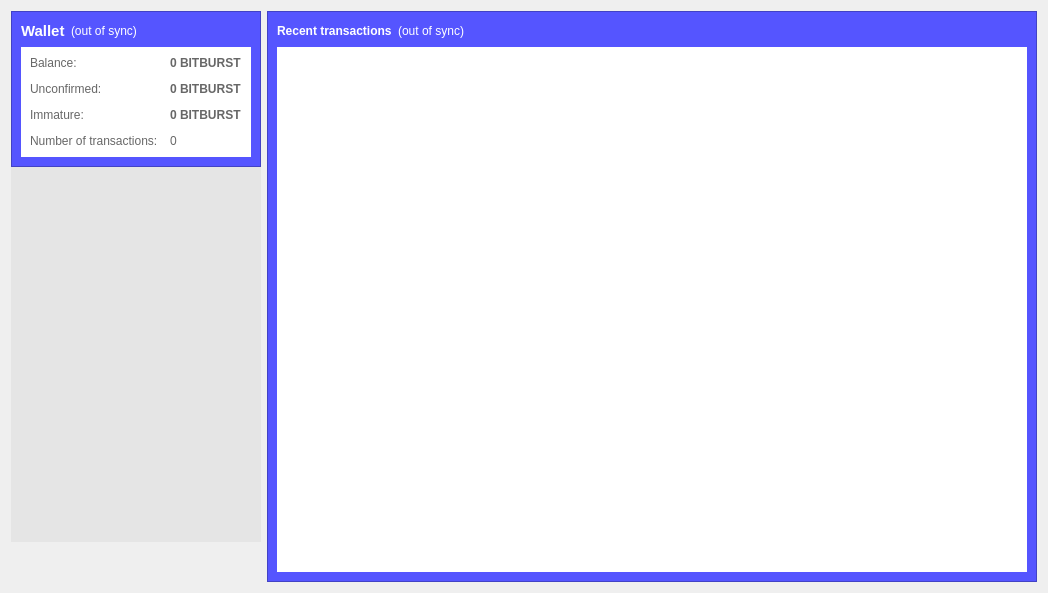
<?xml version="1.0" encoding="UTF-8"?>
<ui version="4.0">
 <class>OverviewPage</class>
 <widget class="QWidget" name="OverviewPage">
  <property name="geometry">
   <rect>
    <x>0</x>
    <y>0</y>
    <width>1048</width>
    <height>593</height>
   </rect>
  </property>
  <property name="windowTitle">
   <string>Form</string>
  </property>
  <property name="autoFillBackground">
   <bool>false</bool>
  </property>
  <property name="styleSheet">
   <string notr="true"/>
  </property>
  <layout class="QHBoxLayout" name="horizontalLayout" stretch="0,1">
   <item>
    <layout class="QVBoxLayout" name="verticalLayout_2">
     <property name="spacing">
      <number>0</number>
     </property>
     <item>
      <widget class="QFrame" name="frame_3">
       <property name="frameShape">
        <enum>QFrame::StyledPanel</enum>
       </property>
       <property name="frameShadow">
        <enum>QFrame::Raised</enum>
       </property>
      </widget>
     </item>
     <item>
      <widget class="QFrame" name="frame">
       <property name="sizePolicy">
        <sizepolicy hsizetype="Expanding" vsizetype="Expanding">
         <horstretch>0</horstretch>
         <verstretch>0</verstretch>
        </sizepolicy>
       </property>
       <property name="styleSheet">
        <string notr="true">background-color:rgb(85, 85, 255)</string>
       </property>
       <property name="frameShape">
        <enum>QFrame::StyledPanel</enum>
       </property>
       <property name="frameShadow">
        <enum>QFrame::Raised</enum>
       </property>
       <layout class="QVBoxLayout" name="verticalLayout_4">
        <item>
         <layout class="QHBoxLayout" name="horizontalLayout_4">
          <item>
           <widget class="QLabel" name="label_5">
            <property name="font">
             <font>
              <pointsize>11</pointsize>
              <weight>75</weight>
              <bold>true</bold>
             </font>
            </property>
            <property name="styleSheet">
             <string notr="true">background-color: none;
color: rgb(255, 255, 255);</string>
            </property>
            <property name="text">
             <string>Wallet</string>
            </property>
           </widget>
          </item>
          <item>
           <widget class="QLabel" name="labelWalletStatus">
            <property name="toolTip">
             <string>The displayed information may be out of date. Your wallet automatically synchronizes with the BITBURST network after a connection is established, but this process has not completed yet.</string>
            </property>
            <property name="styleSheet">
             <string notr="true">background-color: none;
color: rgb(255, 255, 255);</string>
            </property>
            <property name="text">
             <string notr="true">(out of sync)</string>
            </property>
            <property name="alignment">
             <set>Qt::AlignLeading|Qt::AlignLeft|Qt::AlignVCenter</set>
            </property>
           </widget>
          </item>
          <item>
           <spacer name="horizontalSpacer_2">
            <property name="orientation">
             <enum>Qt::Horizontal</enum>
            </property>
            <property name="sizeHint" stdset="0">
             <size>
              <width>40</width>
              <height>20</height>
             </size>
            </property>
           </spacer>
          </item>
         </layout>
        </item>
        <item>
         <widget class="QFrame" name="frame">
          <property name="styleSheet">
           <string notr="true">background-color: rgb(255, 255, 255);</string>
          </property>
          <layout class="QFormLayout" name="formLayout_2">
           <property name="fieldGrowthPolicy">
            <enum>QFormLayout::AllNonFixedFieldsGrow</enum>
           </property>
           <property name="horizontalSpacing">
            <number>12</number>
           </property>
           <property name="verticalSpacing">
            <number>12</number>
           </property>
           <item row="0" column="0">
            <widget class="QLabel" name="label">
             <property name="styleSheet">
              <string notr="true">background-color: none;
color: rgb(103, 103, 103);</string>
             </property>
             <property name="text">
              <string>Balance:</string>
             </property>
            </widget>
           </item>
           <item row="0" column="1">
            <widget class="QLabel" name="labelBalance">
             <property name="font">
              <font>
               <weight>75</weight>
               <bold>true</bold>
              </font>
             </property>
             <property name="cursor">
              <cursorShape>IBeamCursor</cursorShape>
             </property>
             <property name="toolTip">
              <string>Your current balance</string>
             </property>
             <property name="styleSheet">
              <string notr="true">background-color: none;
color: rgb(103, 103, 103);</string>
             </property>
             <property name="text">
              <string notr="true">0 BITBURST</string>
             </property>
             <property name="textInteractionFlags">
              <set>Qt::LinksAccessibleByMouse|Qt::TextSelectableByKeyboard|Qt::TextSelectableByMouse</set>
             </property>
            </widget>
           </item>
           <item row="1" column="0">
            <widget class="QLabel" name="label_3">
             <property name="styleSheet">
              <string notr="true">background-color: none;
color: rgb(103, 103, 103);</string>
             </property>
             <property name="text">
              <string>Unconfirmed:</string>
             </property>
            </widget>
           </item>
           <item row="1" column="1">
            <widget class="QLabel" name="labelUnconfirmed">
             <property name="font">
              <font>
               <weight>75</weight>
               <bold>true</bold>
              </font>
             </property>
             <property name="cursor">
              <cursorShape>IBeamCursor</cursorShape>
             </property>
             <property name="toolTip">
              <string>Total of transactions that have yet to be confirmed, and do not yet count toward the current balance</string>
             </property>
             <property name="styleSheet">
              <string notr="true">background-color: none;
color: rgb(103, 103, 103);</string>
             </property>
             <property name="text">
              <string notr="true">0 BITBURST</string>
             </property>
             <property name="textInteractionFlags">
              <set>Qt::LinksAccessibleByMouse|Qt::TextSelectableByKeyboard|Qt::TextSelectableByMouse</set>
             </property>
            </widget>
           </item>
           <item row="3" column="0">
            <widget class="QLabel" name="label_2">
             <property name="styleSheet">
              <string notr="true">background-color: none;
color: rgb(103, 103, 103);</string>
             </property>
             <property name="text">
              <string>Number of transactions:</string>
             </property>
            </widget>
           </item>
           <item row="3" column="1">
            <widget class="QLabel" name="labelNumTransactions">
             <property name="toolTip">
              <string>Total number of transactions in wallet</string>
             </property>
             <property name="styleSheet">
              <string notr="true">background-color: none;
color: rgb(103, 103, 103);</string>
             </property>
             <property name="text">
              <string notr="true">0</string>
             </property>
            </widget>
           </item>
           <item row="2" column="0">
            <widget class="QLabel" name="labelImmatureText">
             <property name="styleSheet">
              <string notr="true">background-color: none;
color: rgb(103, 103, 103);</string>
             </property>
             <property name="text">
              <string>Immature:</string>
             </property>
            </widget>
           </item>
           <item row="2" column="1">
            <widget class="QLabel" name="labelImmature">
             <property name="font">
              <font>
               <weight>75</weight>
               <bold>true</bold>
              </font>
             </property>
             <property name="toolTip">
              <string>Mined balance that has not yet matured</string>
             </property>
             <property name="styleSheet">
              <string notr="true">background-color: none;
color: rgb(103, 103, 103);</string>
             </property>
             <property name="text">
              <string notr="true">0 BITBURST</string>
             </property>
             <property name="textInteractionFlags">
              <set>Qt::LinksAccessibleByMouse|Qt::TextSelectableByKeyboard|Qt::TextSelectableByMouse</set>
             </property>
            </widget>
           </item>
          </layout>
         </widget>
        </item>
       </layout>
      </widget>
     </item>
     <item>
      <widget class="QLabel" name="label_6">
       <property name="enabled">
        <bool>true</bool>
       </property>
       <property name="sizePolicy">
        <sizepolicy hsizetype="Expanding" vsizetype="Expanding">
         <horstretch>30</horstretch>
         <verstretch>40</verstretch>
        </sizepolicy>
       </property>
       <property name="minimumSize">
        <size>
         <width>0</width>
         <height>0</height>
        </size>
       </property>
       <property name="autoFillBackground">
        <bool>false</bool>
       </property>
       <property name="styleSheet">
        <string notr="true">image: url(:/images/res/images/BITBURSTogo.png);
background-color: rgb(229, 229, 229);</string>
       </property>
       <property name="text">
        <string/>
       </property>
      </widget>
     </item>
     <item>
      <spacer name="verticalSpacer">
       <property name="orientation">
        <enum>Qt::Vertical</enum>
       </property>
       <property name="sizeType">
        <enum>QSizePolicy::Ignored</enum>
       </property>
       <property name="sizeHint" stdset="0">
        <size>
         <width>20</width>
         <height>40</height>
        </size>
       </property>
      </spacer>
     </item>
     <item>
      <widget class="QFrame" name="frame_4">
       <property name="frameShape">
        <enum>QFrame::StyledPanel</enum>
       </property>
       <property name="frameShadow">
        <enum>QFrame::Raised</enum>
       </property>
      </widget>
     </item>
    </layout>
   </item>
   <item>
    <layout class="QVBoxLayout" name="verticalLayout_3">
     <item>
      <widget class="QFrame" name="frame_2">
       <property name="styleSheet">
        <string notr="true">background-color:rgb(85, 85, 255)</string>
       </property>
       <property name="frameShape">
        <enum>QFrame::StyledPanel</enum>
       </property>
       <property name="frameShadow">
        <enum>QFrame::Raised</enum>
       </property>
       <layout class="QVBoxLayout" name="verticalLayout">
        <item>
         <layout class="QHBoxLayout" name="horizontalLayout_2">
          <item>
           <widget class="QLabel" name="label_4">
            <property name="styleSheet">
             <string notr="true">background-color: none;
color: rgb(255, 255, 255);</string>
            </property>
            <property name="text">
             <string>&lt;b&gt;Recent transactions&lt;/b&gt;</string>
            </property>
           </widget>
          </item>
          <item>
           <widget class="QLabel" name="labelTransactionsStatus">
            <property name="toolTip">
             <string>The displayed information may be out of date. Your wallet automatically synchronizes with the BITBURST network after a connection is established, but this process has not completed yet.</string>
            </property>
            <property name="styleSheet">
             <string notr="true">background-color: none;
color: rgb(255, 255, 255);</string>
            </property>
            <property name="text">
             <string notr="true">(out of sync)</string>
            </property>
            <property name="alignment">
             <set>Qt::AlignRight|Qt::AlignTrailing|Qt::AlignVCenter</set>
            </property>
           </widget>
          </item>
          <item>
           <spacer name="horizontalSpacer">
            <property name="orientation">
             <enum>Qt::Horizontal</enum>
            </property>
            <property name="sizeHint" stdset="0">
             <size>
              <width>40</width>
              <height>20</height>
             </size>
            </property>
           </spacer>
          </item>
         </layout>
        </item>
        <item>
         <widget class="QListView" name="listTransactions">
          <property name="styleSheet">
           <string notr="true">background-color: rgb(255, 255, 255);</string>
          </property>
          <property name="frameShape">
           <enum>QFrame::NoFrame</enum>
          </property>
          <property name="verticalScrollBarPolicy">
           <enum>Qt::ScrollBarAlwaysOff</enum>
          </property>
          <property name="horizontalScrollBarPolicy">
           <enum>Qt::ScrollBarAlwaysOff</enum>
          </property>
          <property name="selectionMode">
           <enum>QAbstractItemView::NoSelection</enum>
          </property>
         </widget>
        </item>
       </layout>
      </widget>
     </item>
    </layout>
   </item>
  </layout>
 </widget>
 <resources>
  <include location="../bitcoin.qrc"/>
 </resources>
 <connections/>
</ui>
